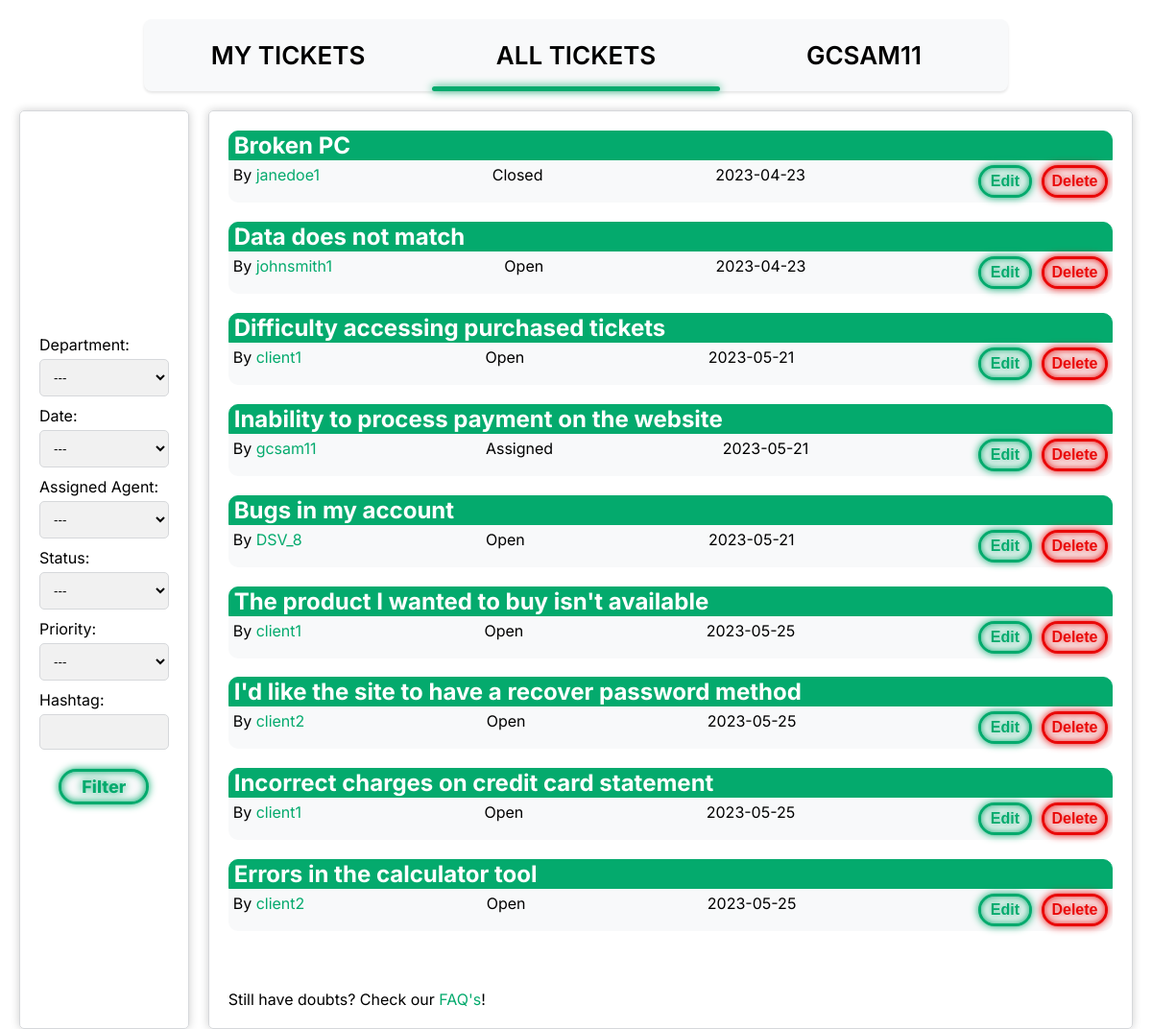
Before: /pages/all_tickets.php (signed in) with the older database file.
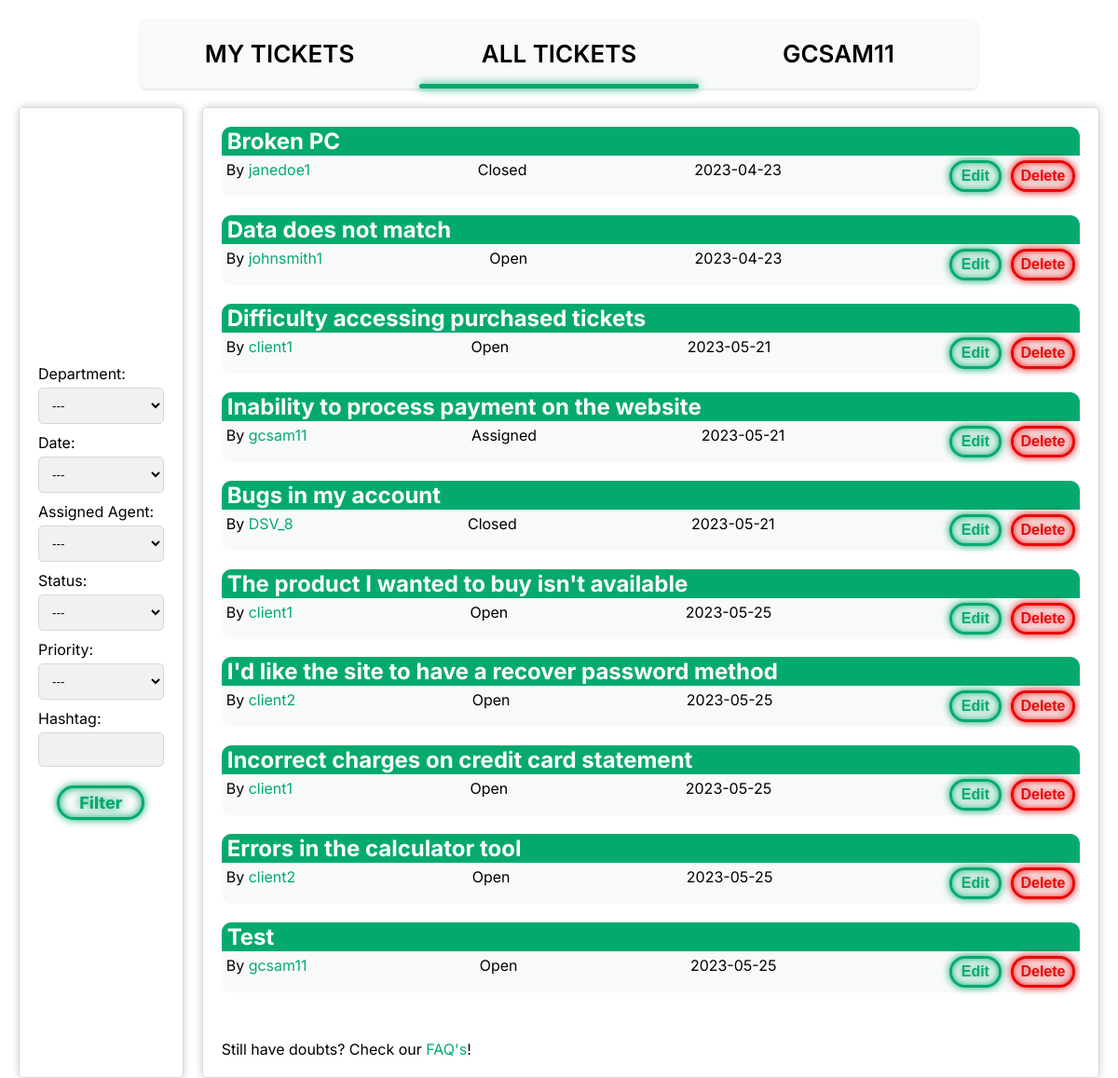
After: the same page with the newer database file.
### tables this page shows
CREATE TABLE TICKET (
    ticket_id INTEGER PRIMARY KEY AUTOINCREMENT,
    user_id INT NOT NULL,
    assigned_agent INT CHECK (assigned_agent <> user_id),
    department_id INT,
    title VARCHAR(255) NOT NULL,
    description VARCHAR(1000) NOT NULL,
    status VARCHAR(10) NOT NULL DEFAULT 'Open' CHECK (status = 'Open' OR status = 'Assigned' OR status = 'Closed'),
    priority VARCHAR(10) NOT NULL DEFAULT 'Low' CHECK (priority = 'Low' OR priority = 'Medium' OR priority = 'High'),
    date DATE NOT NULL,
    hashtag VARCHAR(255),
    FOREIGN KEY(user_id) REFERENCES USER(user_id) ON DELETE CASCADE ON UPDATE CASCADE,
    FOREIGN KEY(department_id) REFERENCES DEPARTMENT(department_id) ON DELETE CASCADE ON UPDATE CASCADE,
    FOREIGN KEY(assigned_agent) REFERENCES USER(user_id) ON DELETE CASCADE ON UPDATE CASCADE
);

CREATE TABLE USER (
    user_id INTEGER PRIMARY KEY AUTOINCREMENT,
    department_id INT,
    name VARCHAR(255) NOT NULL,
    username VARCHAR(8) NOT NULL UNIQUE,
    email VARCHAR(255) NOT NULL UNIQUE,
    password VARCHAR(255) NOT NULL,
    type VARCHAR(10) NOT NULL DEFAULT 'Client' CHECK (type = 'Agent' OR type = 'Admin' OR type = 'Client'),
    gender VARCHAR(10) DEFAULT 'None' CHECK(gender = 'Male' or gender = 'Female' or gender = 'Other' or gender = 'None'),
    FOREIGN KEY(department_id) REFERENCES DEPARTMENT(department_id) ON DELETE CASCADE ON UPDATE CASCADE
);

### database/get_tickets.php (the view)
<?php
    include 'connection.php';
    $stmt = $db->prepare('SELECT * FROM Ticket');
    $stmt->execute();
    while($row = $stmt -> fetch()){
        $stmt2 = $db -> prepare('SELECT username FROM User WHERE user_id = :user_id');
        $stmt2 -> bindParam(':user_id', $row['user_id']);
        $stmt2 -> execute();
        $row2 = $stmt2 -> fetch();
        echo '<h2><a class="ticket_readmore" href="../pages/ticket.php?id='.$row['ticket_id'].'&site=all_tickets">' . $row['title'] . '</a></h2>
        <div class="ticket">
        <div class="ticket_main_info"> <span class="ticket_username"> By <a class="ticket_username_link" href="../pages/profile_viewer.php?id=' .$row['user_id'] . '">' . $row2['username'] . '</a> </span>
        <span class="ticket_status">' . $row['status'] . '</span>
        <span class="ticket_date">' . $row['date'] . ' </span>';
        if(($_SESSION['type'] == 'Admin') || ($_SESSION['user_id'] == $row['user_id'])){
            echo '<div class ="btns">';
            echo '<form class ="editbtnform" action="../pages/editTicket.php?id='.$row['ticket_id'].'" method="POST">
            <input type="hidden" name="csrf" value="' . $_SESSION['csrf'] . '">
            <input type="hidden" name="site" value="alltickets">
            <button type="submit" id="edit_btn"> Edit </button> </form>';
            echo '<form class="deletebtnform" action="../database/deleteTicket.php" method="POST">
            <input type="hidden" name="csrf" value="' . $_SESSION['csrf'] . '">
            <input type="hidden" name="site" value="alltickets">
            <input type="hidden" name="id" value=' . $row['ticket_id'] .'>
            <button type="submit" id="delete_btn"> Delete </button> </form></div>';
        }
        echo '</div></div>';
    }
?>

Changed rows visible on the page:
changed ticket "Bugs in my account": status "Open" → "Closed"
added ticket: title "Test", user.username "gcsam11", status "Open", date "2023-05-25"
